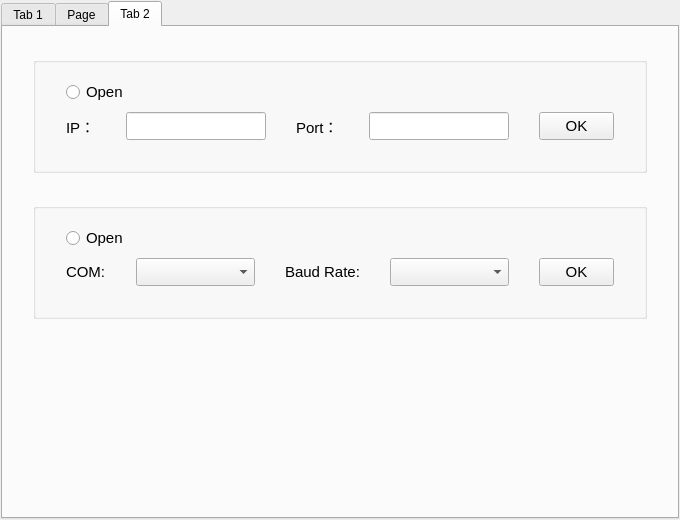
<?xml version="1.0" encoding="UTF-8"?>
<ui version="4.0">
 <class>MainWindow</class>
 <widget class="QMainWindow" name="MainWindow">
  <property name="geometry">
   <rect>
    <x>0</x>
    <y>0</y>
    <width>680</width>
    <height>520</height>
   </rect>
  </property>
  <property name="minimumSize">
   <size>
    <width>680</width>
    <height>520</height>
   </size>
  </property>
  <property name="windowTitle">
   <string>MainWindow</string>
  </property>
  <widget class="QWidget" name="centralWidget">
   <property name="minimumSize">
    <size>
     <width>0</width>
     <height>0</height>
    </size>
   </property>
   <layout class="QVBoxLayout" name="verticalLayout">
    <property name="spacing">
     <number>0</number>
    </property>
    <property name="leftMargin">
     <number>0</number>
    </property>
    <property name="topMargin">
     <number>0</number>
    </property>
    <property name="rightMargin">
     <number>0</number>
    </property>
    <property name="bottomMargin">
     <number>0</number>
    </property>
    <item>
     <widget class="TitleWidget" name="titleWidget" native="true">
      <property name="sizePolicy">
       <sizepolicy hsizetype="Preferred" vsizetype="Fixed">
        <horstretch>0</horstretch>
        <verstretch>0</verstretch>
       </sizepolicy>
      </property>
     </widget>
    </item>
    <item>
     <widget class="QWidget" name="mainWidget" native="true">
      <property name="minimumSize">
       <size>
        <width>0</width>
        <height>0</height>
       </size>
      </property>
      <layout class="QVBoxLayout" name="verticalLayout_2">
       <property name="spacing">
        <number>0</number>
       </property>
       <property name="leftMargin">
        <number>1</number>
       </property>
       <property name="topMargin">
        <number>1</number>
       </property>
       <property name="rightMargin">
        <number>1</number>
       </property>
       <property name="bottomMargin">
        <number>1</number>
       </property>
       <item>
        <widget class="QTabWidget" name="tabWidget">
         <property name="currentIndex">
          <number>2</number>
         </property>
         <widget class="QWidget" name="tab_1">
          <attribute name="title">
           <string>Tab 1</string>
          </attribute>
          <layout class="QVBoxLayout" name="verticalLayout_3">
           <property name="spacing">
            <number>6</number>
           </property>
           <property name="leftMargin">
            <number>20</number>
           </property>
           <property name="rightMargin">
            <number>20</number>
           </property>
           <item>
            <layout class="QHBoxLayout" name="horizontalLayout">
             <property name="spacing">
              <number>20</number>
             </property>
             <property name="leftMargin">
              <number>0</number>
             </property>
             <property name="topMargin">
              <number>9</number>
             </property>
             <property name="rightMargin">
              <number>0</number>
             </property>
             <property name="bottomMargin">
              <number>9</number>
             </property>
             <item>
              <widget class="QGroupBox" name="StateGroupBox">
               <property name="maximumSize">
                <size>
                 <width>16777215</width>
                 <height>160</height>
                </size>
               </property>
               <property name="title">
                <string/>
               </property>
              </widget>
             </item>
             <item>
              <widget class="QGroupBox" name="BatteryGroupBox">
               <property name="maximumSize">
                <size>
                 <width>200</width>
                 <height>160</height>
                </size>
               </property>
               <property name="title">
                <string/>
               </property>
               <widget class="QProgressBar" name="BatteryProgressBar">
                <property name="geometry">
                 <rect>
                  <x>30</x>
                  <y>40</y>
                  <width>118</width>
                  <height>41</height>
                 </rect>
                </property>
                <property name="value">
                 <number>24</number>
                </property>
               </widget>
               <widget class="QLabel" name="BatteryLabel">
                <property name="geometry">
                 <rect>
                  <x>60</x>
                  <y>90</y>
                  <width>54</width>
                  <height>41</height>
                 </rect>
                </property>
                <property name="font">
                 <font>
                  <pointsize>22</pointsize>
                 </font>
                </property>
                <property name="text">
                 <string/>
                </property>
               </widget>
               <widget class="QLabel" name="BatteryLabelPercent">
                <property name="geometry">
                 <rect>
                  <x>110</x>
                  <y>90</y>
                  <width>31</width>
                  <height>41</height>
                 </rect>
                </property>
                <property name="font">
                 <font>
                  <pointsize>22</pointsize>
                 </font>
                </property>
                <property name="text">
                 <string>%</string>
                </property>
                <property name="alignment">
                 <set>Qt::AlignCenter</set>
                </property>
               </widget>
              </widget>
             </item>
             <item>
              <widget class="QGroupBox" name="ControlGroupBox">
               <property name="maximumSize">
                <size>
                 <width>180</width>
                 <height>160</height>
                </size>
               </property>
               <property name="title">
                <string/>
               </property>
               <property name="alignment">
                <set>Qt::AlignLeading|Qt::AlignLeft|Qt::AlignVCenter</set>
               </property>
               <layout class="QVBoxLayout" name="verticalLayout_4">
                <property name="leftMargin">
                 <number>16</number>
                </property>
                <property name="topMargin">
                 <number>12</number>
                </property>
                <property name="rightMargin">
                 <number>16</number>
                </property>
                <property name="bottomMargin">
                 <number>12</number>
                </property>
                <item>
                 <widget class="QPushButton" name="StartButton">
                  <property name="text">
                   <string/>
                  </property>
                 </widget>
                </item>
                <item>
                 <widget class="QPushButton" name="StopButton">
                  <property name="text">
                   <string/>
                  </property>
                 </widget>
                </item>
               </layout>
              </widget>
             </item>
            </layout>
           </item>
           <item>
            <widget class="QGroupBox" name="LineChartGroupBox">
             <property name="title">
              <string/>
             </property>
             <layout class="QHBoxLayout" name="horizontalLayout_2">
              <item>
               <widget class="QCustomPlot" name="LineChartWidget" native="true">
                <property name="styleSheet">
                 <string notr="true"/>
                </property>
               </widget>
              </item>
             </layout>
            </widget>
           </item>
          </layout>
         </widget>
         <widget class="QWidget" name="tab_2">
          <attribute name="title">
           <string>Page</string>
          </attribute>
          <layout class="QHBoxLayout" name="horizontalLayout_3">
           <property name="spacing">
            <number>20</number>
           </property>
           <property name="leftMargin">
            <number>20</number>
           </property>
           <property name="topMargin">
            <number>16</number>
           </property>
           <property name="rightMargin">
            <number>20</number>
           </property>
           <item>
            <widget class="QGroupBox" name="ConnectQualityGroupBox">
             <property name="maximumSize">
              <size>
               <width>374</width>
               <height>16777215</height>
              </size>
             </property>
             <property name="title">
              <string/>
             </property>
             <layout class="QVBoxLayout" name="verticalLayout_5">
              <property name="spacing">
               <number>16</number>
              </property>
              <property name="leftMargin">
               <number>16</number>
              </property>
              <property name="topMargin">
               <number>16</number>
              </property>
              <property name="rightMargin">
               <number>16</number>
              </property>
              <property name="bottomMargin">
               <number>16</number>
              </property>
              <item>
               <widget class="QWidget" name="ConnectQualityWidget" native="true">
                <property name="minimumSize">
                 <size>
                  <width>340</width>
                  <height>340</height>
                 </size>
                </property>
                <property name="maximumSize">
                 <size>
                  <width>340</width>
                  <height>340</height>
                 </size>
                </property>
                <property name="styleSheet">
                 <string notr="true"/>
                </property>
                <widget class="QLabel" name="AF3label">
                 <property name="geometry">
                  <rect>
                   <x>86</x>
                   <y>45</y>
                   <width>35</width>
                   <height>35</height>
                  </rect>
                 </property>
                 <property name="styleSheet">
                  <string notr="true">image: url(:/Image/AF3.png);</string>
                 </property>
                 <property name="text">
                  <string/>
                 </property>
                </widget>
                <widget class="QLabel" name="AF4label">
                 <property name="geometry">
                  <rect>
                   <x>218</x>
                   <y>45</y>
                   <width>35</width>
                   <height>35</height>
                  </rect>
                 </property>
                 <property name="styleSheet">
                  <string notr="true">image: url(:/Image/AF4.png);</string>
                 </property>
                 <property name="text">
                  <string/>
                 </property>
                </widget>
                <widget class="QLabel" name="F7label">
                 <property name="geometry">
                  <rect>
                   <x>40</x>
                   <y>94</y>
                   <width>35</width>
                   <height>35</height>
                  </rect>
                 </property>
                 <property name="styleSheet">
                  <string notr="true">image: url(:/Image/F7.png);</string>
                 </property>
                 <property name="text">
                  <string/>
                 </property>
                </widget>
                <widget class="QLabel" name="F3label">
                 <property name="geometry">
                  <rect>
                   <x>117</x>
                   <y>88</y>
                   <width>35</width>
                   <height>35</height>
                  </rect>
                 </property>
                 <property name="styleSheet">
                  <string notr="true">image: url(:/Image/F3.png);</string>
                 </property>
                 <property name="text">
                  <string/>
                 </property>
                </widget>
                <widget class="QLabel" name="F4label">
                 <property name="geometry">
                  <rect>
                   <x>188</x>
                   <y>88</y>
                   <width>35</width>
                   <height>35</height>
                  </rect>
                 </property>
                 <property name="styleSheet">
                  <string notr="true">image: url(:/Image/F4.png);</string>
                 </property>
                 <property name="text">
                  <string/>
                 </property>
                </widget>
                <widget class="QLabel" name="F8label">
                 <property name="geometry">
                  <rect>
                   <x>264</x>
                   <y>94</y>
                   <width>35</width>
                   <height>35</height>
                  </rect>
                 </property>
                 <property name="styleSheet">
                  <string notr="true">image: url(:/Image/F8.png);</string>
                 </property>
                 <property name="text">
                  <string/>
                 </property>
                </widget>
                <widget class="QLabel" name="Fc5label">
                 <property name="geometry">
                  <rect>
                   <x>69</x>
                   <y>122</y>
                   <width>35</width>
                   <height>35</height>
                  </rect>
                 </property>
                 <property name="styleSheet">
                  <string notr="true">image: url(:/Image/Fc5.png);</string>
                 </property>
                 <property name="text">
                  <string/>
                 </property>
                </widget>
                <widget class="QLabel" name="Fc6label">
                 <property name="geometry">
                  <rect>
                   <x>235</x>
                   <y>122</y>
                   <width>35</width>
                   <height>35</height>
                  </rect>
                 </property>
                 <property name="styleSheet">
                  <string notr="true">image: url(:/Image/Fc6.png);</string>
                 </property>
                 <property name="text">
                  <string/>
                 </property>
                </widget>
                <widget class="QLabel" name="T7label">
                 <property name="geometry">
                  <rect>
                   <x>23</x>
                   <y>164</y>
                   <width>35</width>
                   <height>35</height>
                  </rect>
                 </property>
                 <property name="styleSheet">
                  <string notr="true">image: url(:/Image/T7.png);</string>
                 </property>
                 <property name="text">
                  <string/>
                 </property>
                </widget>
                <widget class="QLabel" name="T8label">
                 <property name="geometry">
                  <rect>
                   <x>280</x>
                   <y>164</y>
                   <width>35</width>
                   <height>35</height>
                  </rect>
                 </property>
                 <property name="styleSheet">
                  <string notr="true">image: url(:/Image/T8.png);</string>
                 </property>
                 <property name="text">
                  <string/>
                 </property>
                </widget>
                <widget class="QLabel" name="CMSlabel">
                 <property name="geometry">
                  <rect>
                   <x>40</x>
                   <y>206</y>
                   <width>35</width>
                   <height>35</height>
                  </rect>
                 </property>
                 <property name="styleSheet">
                  <string notr="true">image: url(:/Image/CMS.png);</string>
                 </property>
                 <property name="text">
                  <string/>
                 </property>
                </widget>
                <widget class="QLabel" name="DRLlabel">
                 <property name="geometry">
                  <rect>
                   <x>263</x>
                   <y>206</y>
                   <width>35</width>
                   <height>35</height>
                  </rect>
                 </property>
                 <property name="styleSheet">
                  <string notr="true">image: url(:/Image/DRL.png);</string>
                 </property>
                 <property name="text">
                  <string/>
                 </property>
                </widget>
                <widget class="QLabel" name="P7label">
                 <property name="geometry">
                  <rect>
                   <x>70</x>
                   <y>257</y>
                   <width>35</width>
                   <height>35</height>
                  </rect>
                 </property>
                 <property name="styleSheet">
                  <string notr="true">image: url(:/Image/P7.png);</string>
                 </property>
                 <property name="text">
                  <string/>
                 </property>
                </widget>
                <widget class="QLabel" name="P8label">
                 <property name="geometry">
                  <rect>
                   <x>233</x>
                   <y>257</y>
                   <width>35</width>
                   <height>35</height>
                  </rect>
                 </property>
                 <property name="styleSheet">
                  <string notr="true">image: url(:/Image/P8.png);</string>
                 </property>
                 <property name="text">
                  <string/>
                 </property>
                </widget>
                <widget class="QLabel" name="O1label">
                 <property name="geometry">
                  <rect>
                   <x>113</x>
                   <y>302</y>
                   <width>35</width>
                   <height>35</height>
                  </rect>
                 </property>
                 <property name="styleSheet">
                  <string notr="true">image: url(:/Image/O1.png);</string>
                 </property>
                 <property name="text">
                  <string/>
                 </property>
                </widget>
                <widget class="QLabel" name="O2label">
                 <property name="geometry">
                  <rect>
                   <x>190</x>
                   <y>302</y>
                   <width>35</width>
                   <height>35</height>
                  </rect>
                 </property>
                 <property name="styleSheet">
                  <string notr="true">image: url(:/Image/O2.png);</string>
                 </property>
                 <property name="text">
                  <string/>
                 </property>
                </widget>
               </widget>
              </item>
             </layout>
            </widget>
           </item>
           <item>
            <widget class="QGroupBox" name="ConnectQualityGroupBox_2">
             <property name="title">
              <string/>
             </property>
            </widget>
           </item>
          </layout>
         </widget>
         <widget class="QWidget" name="tab_3">
          <attribute name="title">
           <string>Tab 2</string>
          </attribute>
          <layout class="QVBoxLayout" name="verticalLayout_6">
           <property name="spacing">
            <number>30</number>
           </property>
           <property name="leftMargin">
            <number>30</number>
           </property>
           <property name="topMargin">
            <number>30</number>
           </property>
           <property name="rightMargin">
            <number>30</number>
           </property>
           <property name="bottomMargin">
            <number>30</number>
           </property>
           <item>
            <widget class="QGroupBox" name="IP_Port_groupBox">
             <property name="sizePolicy">
              <sizepolicy hsizetype="Preferred" vsizetype="Fixed">
               <horstretch>0</horstretch>
               <verstretch>0</verstretch>
              </sizepolicy>
             </property>
             <property name="title">
              <string/>
             </property>
             <layout class="QVBoxLayout" name="verticalLayout_8">
              <property name="spacing">
               <number>6</number>
              </property>
              <property name="leftMargin">
               <number>30</number>
              </property>
              <property name="topMargin">
               <number>15</number>
              </property>
              <property name="rightMargin">
               <number>30</number>
              </property>
              <property name="bottomMargin">
               <number>30</number>
              </property>
              <item>
               <widget class="QRadioButton" name="IPPortRadioButton">
                <property name="sizePolicy">
                 <sizepolicy hsizetype="Fixed" vsizetype="Fixed">
                  <horstretch>0</horstretch>
                  <verstretch>0</verstretch>
                 </sizepolicy>
                </property>
                <property name="minimumSize">
                 <size>
                  <width>0</width>
                  <height>28</height>
                 </size>
                </property>
                <property name="maximumSize">
                 <size>
                  <width>16777215</width>
                  <height>28</height>
                 </size>
                </property>
                <property name="font">
                 <font>
                  <pointsize>11</pointsize>
                 </font>
                </property>
                <property name="text">
                 <string>Open</string>
                </property>
               </widget>
              </item>
              <item>
               <layout class="QHBoxLayout" name="horizontalLayout_4">
                <property name="spacing">
                 <number>30</number>
                </property>
                <item>
                 <widget class="QLabel" name="IPLabel">
                  <property name="sizePolicy">
                   <sizepolicy hsizetype="Fixed" vsizetype="Preferred">
                    <horstretch>0</horstretch>
                    <verstretch>0</verstretch>
                   </sizepolicy>
                  </property>
                  <property name="minimumSize">
                   <size>
                    <width>0</width>
                    <height>28</height>
                   </size>
                  </property>
                  <property name="maximumSize">
                   <size>
                    <width>16777215</width>
                    <height>28</height>
                   </size>
                  </property>
                  <property name="font">
                   <font>
                    <pointsize>11</pointsize>
                   </font>
                  </property>
                  <property name="text">
                   <string>IP：</string>
                  </property>
                 </widget>
                </item>
                <item>
                 <widget class="QLineEdit" name="IPLineEdit">
                  <property name="minimumSize">
                   <size>
                    <width>0</width>
                    <height>28</height>
                   </size>
                  </property>
                  <property name="maximumSize">
                   <size>
                    <width>16777215</width>
                    <height>28</height>
                   </size>
                  </property>
                  <property name="font">
                   <font>
                    <pointsize>11</pointsize>
                   </font>
                  </property>
                 </widget>
                </item>
                <item>
                 <widget class="QLabel" name="PortLabel">
                  <property name="sizePolicy">
                   <sizepolicy hsizetype="Fixed" vsizetype="Preferred">
                    <horstretch>0</horstretch>
                    <verstretch>0</verstretch>
                   </sizepolicy>
                  </property>
                  <property name="minimumSize">
                   <size>
                    <width>0</width>
                    <height>28</height>
                   </size>
                  </property>
                  <property name="maximumSize">
                   <size>
                    <width>16777215</width>
                    <height>28</height>
                   </size>
                  </property>
                  <property name="font">
                   <font>
                    <pointsize>11</pointsize>
                   </font>
                  </property>
                  <property name="text">
                   <string>Port：</string>
                  </property>
                 </widget>
                </item>
                <item>
                 <widget class="QLineEdit" name="PortLineEdit">
                  <property name="minimumSize">
                   <size>
                    <width>0</width>
                    <height>28</height>
                   </size>
                  </property>
                  <property name="maximumSize">
                   <size>
                    <width>16777215</width>
                    <height>28</height>
                   </size>
                  </property>
                  <property name="font">
                   <font>
                    <pointsize>11</pointsize>
                   </font>
                  </property>
                 </widget>
                </item>
                <item>
                 <widget class="QPushButton" name="IP_PortSureButton">
                  <property name="sizePolicy">
                   <sizepolicy hsizetype="Preferred" vsizetype="Fixed">
                    <horstretch>0</horstretch>
                    <verstretch>0</verstretch>
                   </sizepolicy>
                  </property>
                  <property name="minimumSize">
                   <size>
                    <width>75</width>
                    <height>28</height>
                   </size>
                  </property>
                  <property name="maximumSize">
                   <size>
                    <width>75</width>
                    <height>28</height>
                   </size>
                  </property>
                  <property name="font">
                   <font>
                    <pointsize>11</pointsize>
                   </font>
                  </property>
                  <property name="text">
                   <string>OK</string>
                  </property>
                 </widget>
                </item>
               </layout>
              </item>
             </layout>
            </widget>
           </item>
           <item>
            <widget class="QGroupBox" name="SerialPortGroupBox">
             <property name="title">
              <string/>
             </property>
             <layout class="QVBoxLayout" name="verticalLayout_9">
              <property name="spacing">
               <number>6</number>
              </property>
              <property name="leftMargin">
               <number>30</number>
              </property>
              <property name="topMargin">
               <number>15</number>
              </property>
              <property name="rightMargin">
               <number>30</number>
              </property>
              <property name="bottomMargin">
               <number>30</number>
              </property>
              <item>
               <widget class="QRadioButton" name="SerialPortRadioButton">
                <property name="sizePolicy">
                 <sizepolicy hsizetype="Fixed" vsizetype="Fixed">
                  <horstretch>0</horstretch>
                  <verstretch>0</verstretch>
                 </sizepolicy>
                </property>
                <property name="minimumSize">
                 <size>
                  <width>0</width>
                  <height>28</height>
                 </size>
                </property>
                <property name="maximumSize">
                 <size>
                  <width>16777215</width>
                  <height>28</height>
                 </size>
                </property>
                <property name="font">
                 <font>
                  <pointsize>11</pointsize>
                 </font>
                </property>
                <property name="text">
                 <string>Open</string>
                </property>
               </widget>
              </item>
              <item>
               <layout class="QHBoxLayout" name="horizontalLayout_5">
                <property name="spacing">
                 <number>30</number>
                </property>
                <item>
                 <widget class="QLabel" name="COMlabel">
                  <property name="sizePolicy">
                   <sizepolicy hsizetype="Fixed" vsizetype="Preferred">
                    <horstretch>0</horstretch>
                    <verstretch>0</verstretch>
                   </sizepolicy>
                  </property>
                  <property name="minimumSize">
                   <size>
                    <width>0</width>
                    <height>28</height>
                   </size>
                  </property>
                  <property name="maximumSize">
                   <size>
                    <width>16777215</width>
                    <height>28</height>
                   </size>
                  </property>
                  <property name="font">
                   <font>
                    <pointsize>11</pointsize>
                   </font>
                  </property>
                  <property name="text">
                   <string>COM:</string>
                  </property>
                 </widget>
                </item>
                <item>
                 <widget class="QComboBox" name="COMcomboBox">
                  <property name="minimumSize">
                   <size>
                    <width>0</width>
                    <height>28</height>
                   </size>
                  </property>
                  <property name="maximumSize">
                   <size>
                    <width>16777215</width>
                    <height>28</height>
                   </size>
                  </property>
                  <property name="font">
                   <font>
                    <pointsize>11</pointsize>
                   </font>
                  </property>
                 </widget>
                </item>
                <item>
                 <widget class="QLabel" name="Baudlabel">
                  <property name="sizePolicy">
                   <sizepolicy hsizetype="Fixed" vsizetype="Preferred">
                    <horstretch>0</horstretch>
                    <verstretch>0</verstretch>
                   </sizepolicy>
                  </property>
                  <property name="minimumSize">
                   <size>
                    <width>0</width>
                    <height>28</height>
                   </size>
                  </property>
                  <property name="maximumSize">
                   <size>
                    <width>16777215</width>
                    <height>28</height>
                   </size>
                  </property>
                  <property name="font">
                   <font>
                    <pointsize>11</pointsize>
                   </font>
                  </property>
                  <property name="text">
                   <string>Baud Rate:</string>
                  </property>
                 </widget>
                </item>
                <item>
                 <widget class="QComboBox" name="BaudcomboBox">
                  <property name="minimumSize">
                   <size>
                    <width>0</width>
                    <height>28</height>
                   </size>
                  </property>
                  <property name="maximumSize">
                   <size>
                    <width>16777215</width>
                    <height>28</height>
                   </size>
                  </property>
                  <property name="font">
                   <font>
                    <pointsize>11</pointsize>
                   </font>
                  </property>
                 </widget>
                </item>
                <item>
                 <widget class="QPushButton" name="SerialportBtton">
                  <property name="sizePolicy">
                   <sizepolicy hsizetype="Preferred" vsizetype="Fixed">
                    <horstretch>0</horstretch>
                    <verstretch>0</verstretch>
                   </sizepolicy>
                  </property>
                  <property name="minimumSize">
                   <size>
                    <width>75</width>
                    <height>28</height>
                   </size>
                  </property>
                  <property name="maximumSize">
                   <size>
                    <width>75</width>
                    <height>28</height>
                   </size>
                  </property>
                  <property name="font">
                   <font>
                    <pointsize>11</pointsize>
                   </font>
                  </property>
                  <property name="text">
                   <string>OK</string>
                  </property>
                 </widget>
                </item>
               </layout>
              </item>
             </layout>
            </widget>
           </item>
           <item>
            <spacer name="verticalSpacer">
             <property name="orientation">
              <enum>Qt::Vertical</enum>
             </property>
             <property name="sizeHint" stdset="0">
              <size>
               <width>20</width>
               <height>40</height>
              </size>
             </property>
            </spacer>
           </item>
          </layout>
         </widget>
        </widget>
       </item>
       <item>
        <layout class="QVBoxLayout" name="statuVerticalLayout">
         <property name="spacing">
          <number>0</number>
         </property>
        </layout>
       </item>
      </layout>
     </widget>
    </item>
   </layout>
  </widget>
 </widget>
 <layoutdefault spacing="6" margin="11"/>
 <customwidgets>
  <customwidget>
   <class>TitleWidget</class>
   <extends>QWidget</extends>
   <header location="global">titlewidget.h</header>
   <container>1</container>
  </customwidget>
  <customwidget>
   <class>QCustomPlot</class>
   <extends>QWidget</extends>
   <header location="global">qcustomplot.h</header>
   <container>1</container>
  </customwidget>
 </customwidgets>
 <resources/>
 <connections/>
</ui>
